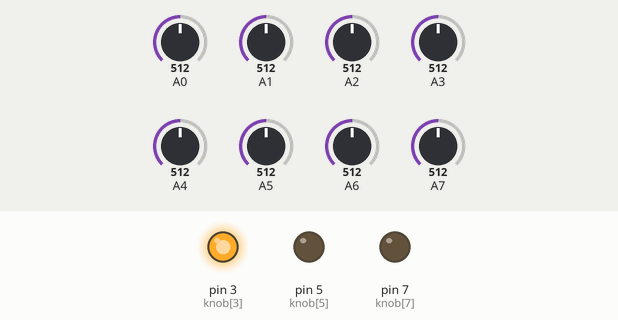
The sketch below on a simulated Arduino Uno, built with avr-gcc and run on an emulated ATmega328P. Shown: output pins drawn as LEDs (lit = HIGH). The test bench sets the inputs (shaded band); at power-on: A7 = 512, A0 = 512, A1 = 512, A2 = 512, A3 = 512, A4 = 512, A5 = 512, A6 = 512. What the sketch prints to the serial monitor is not drawn.

Above: at 1.2 s.
1.3 s: A7 set to 491
At 2.3 s:
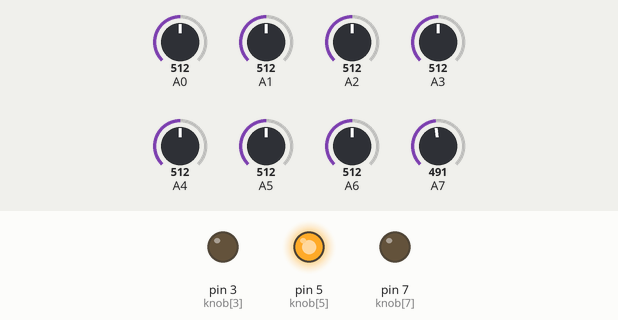
2.8 s: A7 set to 361
4.3 s: A7 set to 334
At 4.6 s:
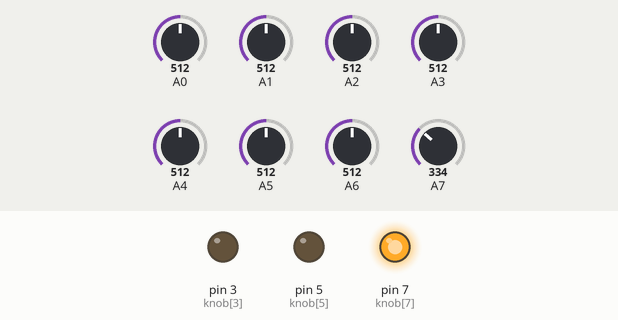
5.8 s: A7 set to 716
At 6.9 s:
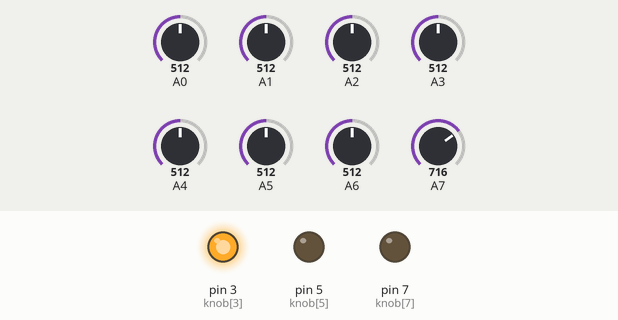
7.3 s: A7 set to 685
8.8 s: A7 set to 661
At 9.2 s:
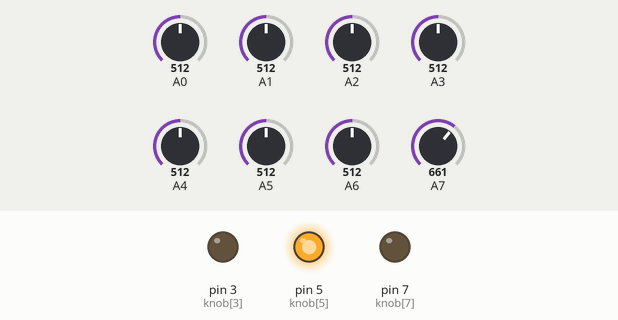
Timing chart, 0 to 11.3 s (numbered marks = the images above; inputs shaded):
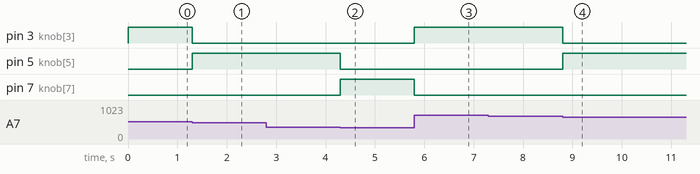

Measured:
- the behaviour switches between 510 and 509 on A7 (found by bisection; images 0 and 1)
- the behaviour switches between 350 and 349 on A7 (found by bisection; images 1 and 2)
- the behaviour switches between 670 and 669 on A7 (found by bisection; images 3 and 4)
- after the input at 1.3 s, pin 3 (knob[3]): HIGH → LOW at once; pin 5 (knob[5]): LOW → HIGH at once
- after the input at 2.8 s, every drawn part: stays the same
- after the input at 4.3 s, pin 5 (knob[5]): HIGH → LOW at once; pin 7 (knob[7]): LOW → HIGH at once
- after the input at 5.8 s, pin 3 (knob[3]): LOW → HIGH at once; pin 7 (knob[7]): HIGH → LOW at once
- after the input at 7.3 s, every drawn part: stays the same
- after the input at 8.8 s, pin 3 (knob[3]): HIGH → LOW at once; pin 5 (knob[5]): LOW → HIGH at once

The sketch:

Arduino_OrangeJuce.ino
```cpp
byte knob[]={0, 1 , 2, 3, 4, 5, 6, 7};
byte led[] = {3, 5, 7};
int last_value[] = {0,0,0,0,0,0,0,0}, value, print, choice = 1;

void setup(){
  Serial.begin(9600);
  for (int x=0; x<3; x++)
    pinMode(led[x], OUTPUT);
  digitalWrite(led[0],1);
  for (int x=0; x<8; x++){
    value = analogRead(knob[x])/10;
    last_value[x]=value;
  }
}


void loop() {
  // put your main code here, to run repeatedly:
  for (int x=0; x<8; x++){
    value = analogRead(knob[x])/10;
    if (x == 7){
      if (value > last_value[x]+1 || value < last_value[x]){
        last_value[x]=value;
        value = 100 - value;
        if (value <= 33 && choice != 1){
          choice = 1;
          digitalWrite(led[0],1);
          digitalWrite(led[1],0);
          digitalWrite(led[2],0);
          Serial.print(8500);
          Serial.print('a');
        }
        if (value >= 66 && choice != 3){
          choice = 3;
          digitalWrite(led[0],0);
          digitalWrite(led[1],0);
          digitalWrite(led[2],1);
          Serial.print(9500);
          Serial.print('a');
        }
        if (value < 66 && value>33 && choice != 2){
          choice = 2;
          digitalWrite(led[0],0);
          digitalWrite(led[1],1);
          digitalWrite(led[2],0);
          Serial.print(9000);
          Serial.print('a');
        }
      }
    } else {
      if (value > last_value[x]+1 || value < last_value[x]){
        last_value[x]=value;
        if (value < 0)
          print = 0;
        else if (value > 97)
          print = 100;
        else print = value;
        Serial.print(((x+1)*1000)+(100-print));
        Serial.print('a');
      }
    }


  }

}
```
